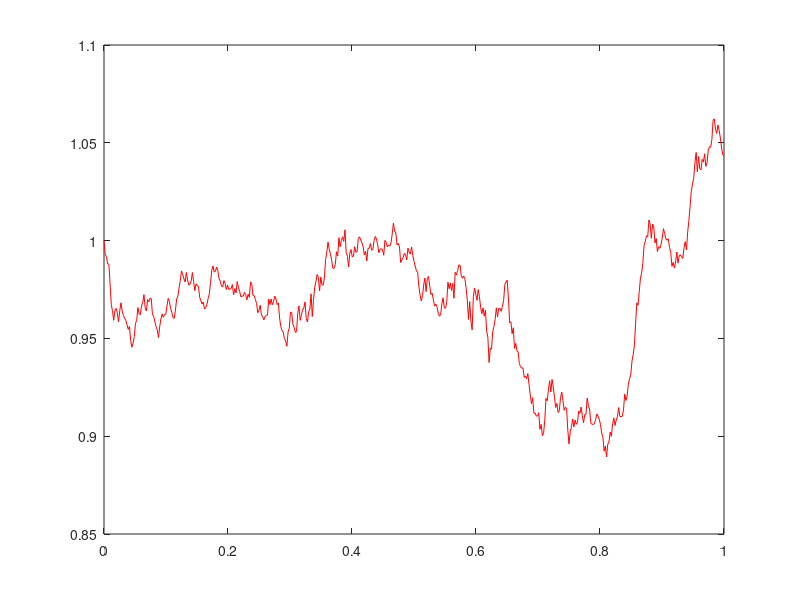

Source code (MATLAB): (Note: this script raises an error after producing the figure.)
%MIL  Milstein method on 3D finance SDE
%
% SDE is  dX(1) = X(1) X(2) dW(1)                             X(1)_0 = 1
%         dX(2) = -(X(2)-X(3)) dt + 0.3 X(2) dW(2)            X(2)_0 = 0.1
%         dX(3) = (X(2)-X(3)) dt                              X(3)_0 = 0.1
%
% Discretized Brownian path over [0,1] has delta = 2^(-18).
% Milstein timestep is Delta = sqrt(delta).
% Substeps for double integral are of size delta.

clf
randn('state',1)
T = 1; Delta = 2^(-9); delta = Delta^2;         
L = T/Delta; K = Delta/delta;

X1 = zeros(1,L+1); X2 = zeros(1,L+1); X3 = zeros(1,L+1);
Y2 = 0;

X1(1) = 1;
X2(1) = 0.1;
X3(1) = 0.1;
for j = 1:L
    Y1 = 0; Winc1 = 0; Winc2 = 0;
    for k = 1:K
        dW1 = sqrt(delta)*randn;
        dW2 = sqrt(delta)*randn;
        Y1 = Y1 + Y2*dW1;
        Y2 = Y2 + dW2;
        Winc1 = Winc1 + dW1;
        Winc2 = Winc2 + dW2;
    end
    X1(j+1) = X1(j) + X1(j)*X2(j)*Winc1 + ...
                 X1(j)*(X2(j)^2)*0.5*(Winc1^2 - Delta) +...
                  0.3*X1(j)*X2(j)*Y1;
    X2(j+1) = X2(j) - (X2(j) - X3(j))*Delta + 0.3*X2(j)*Winc2 + ...
             0.9*X2(j)*0.5*(Winc2^2 - Delta);
    X3(j+1) = X3(j) + (X2(j) - X3(j))*Delta;
end
plot([0:Delta:T],X1,'r-'), hold on
plot([0:Delta:T],X2,'bl--')
plot([0:Delta:T],X3,'b-.')
legend('X^1','X^2','X^3')
xlabel('t','FontSize',16), ylabel('X','FontSize',16)
